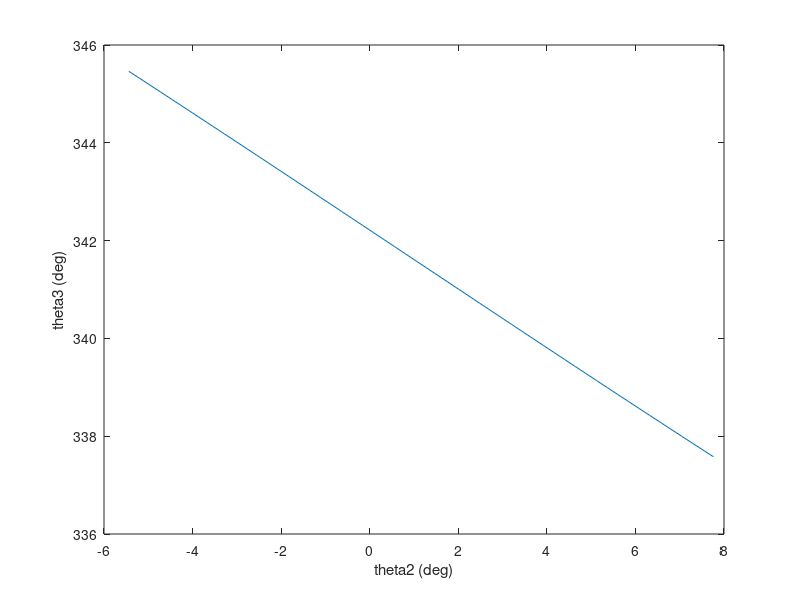
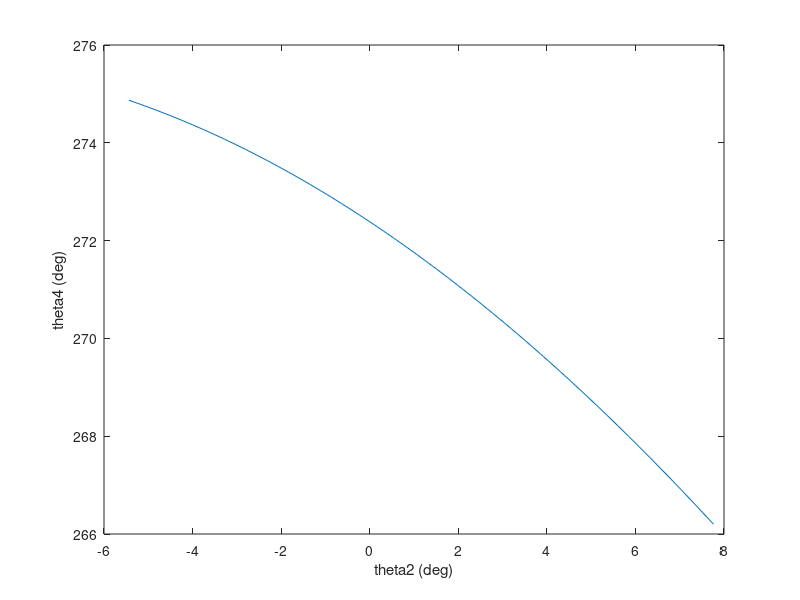
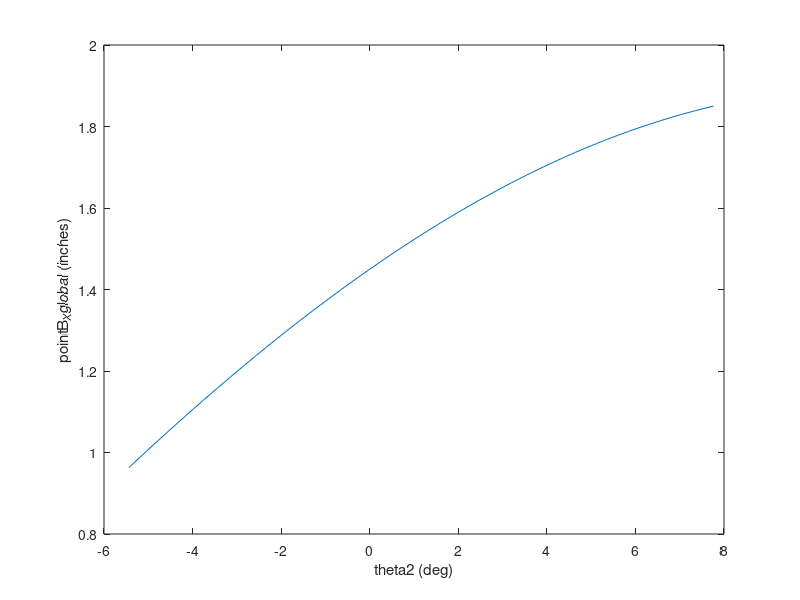
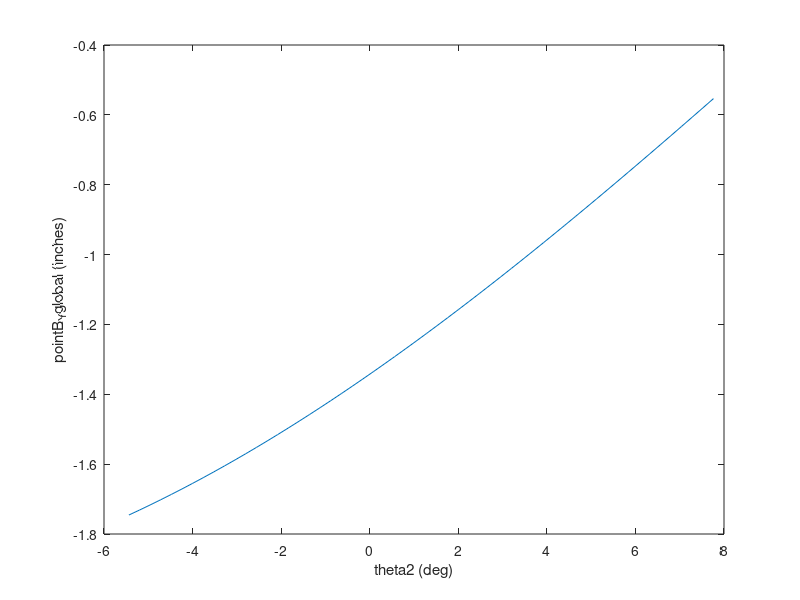

These charts were generated, in order, by the following MATLAB code:
a=4.38; %inches, L2
b=7.74662; % L3
c=2.36828; % L4
d=11.6578; %L1
l2=a;
l3=b;
l4=c;
l1=d;
%theta2=0*pi/180:pi/180:360*pi/180;
theta2global=-56.5663*pi/180:pi/180:-1.2355*pi/180; %  range of theta2 values (need to use offset angle)
delta=-51.12802555*pi/180:.76*pi/180:-9.308388803*pi/180; % increments ensure # of delta values matches # of theta2 values. angle offset O2(grounded top green) and O4(moving bevel gear)
i=1:1:56;
theta2(i)=theta2global(i)-delta(i);
omega2=1;
alpha2=0;
k1=d/a;
k2=d/c;
k3=(a^2-b^2+c^2+d^2)/(2*a*c);
A=cos(theta2)-k1-(k2*cos(theta2))+k3;
B=-2*sin(theta2);
C=k1-((k2+1)*cos(theta2))+k3;
theta4=2*atan2(-B+sqrt(B.^2-(4*A.*C)),2*A); %for crossed circuit
%theta4=2*atan2(-B-sqrt(B.^2-(4*A.*C)),2*A); %for open circuit
k4=l1/l3;
k5=(l4^2-l1^2-l2^2-l3^2)/(2*l2*l3);
D=cos(theta2)-k1+(k4*cos(theta2))+k5;
E=-2*sin(theta2);
F=k1+((k4-1)*cos(theta2))+k5;
theta3=2*atan2(-E+sqrt(E.^2-(4*D.*F)),2*D); % for crossed circuit
%theta3=2*atan2(-E-sqrt(E.^2-(4*D.*F)),2*D); % for open circuit
pointB_X=cos(theta2)+cos(theta3);
pointB_Y=sin(theta2)+sin(theta3);

pointO4_Xglobal=d*cos(-delta);
pointO4_Yglobal=d*sin(-delta);
%global XY frame (shift by delta(i))
pointB_Xglobal=cos(theta2+(delta))+cos(theta3+(delta));
pointB_Yglobal=sin(theta2+(delta))+sin(theta3+(delta));

%bevel angle(global) calculation
theta4global=atan2(pointB_Yglobal-pointO4_Yglobal,pointB_Xglobal-pointO4_Xglobal);


%Input gripper left gear angular position given bevel angular position
Griptheta2=theta4global+(150.3709*(pi/180));
%put in all gripper motion stuff into this file so it has the input theta2
%motion of green bar giving the gripper opening width and global X and
%global Y position of the gripper relative to the initial green bar coord
%system (this gives global height and X location of gripper for pickup of
%item, plot gripper stuff vs initial green bar theta2global

%Switch to program "B4BartoGripperLeft1.m" for connection between initial
%B4Bar theta2global angle to Gripper thetas and openings


theta2=theta2*180/pi;
theta2global=theta2global*180/pi;
theta3=theta3*180/pi;
theta4=theta4*180/pi;
theta4global=theta4global*180/pi
Griptheta2=Griptheta2*180/pi;
figure(1)
plot(theta2,theta3)
xlabel('theta2 (deg)')
ylabel('theta3 (deg)')
figure(2)
plot(theta2,theta4)
xlabel('theta2 (deg)')
ylabel('theta4 (deg)')
% figure(3)
% plot(theta2,pointB_X)
% xlabel('theta2 (deg)')
% ylabel('pointB_X, gripper X position (inches)')
% figure(4)
% plot(theta2,pointB_Y)
% xlabel('theta2 (deg)')
% ylabel('pointB_Y, gripper Y position (inches)')
figure(5)
plot(theta2,pointB_Xglobal)
xlabel('theta2 (deg)')
ylabel('pointB_Xglobal (inches)')
figure(6)
plot(theta2,pointB_Yglobal)
xlabel('theta2 (deg)')
ylabel('pointB_Yglobal (inches)')
figure(7)
plot(theta2,theta4global)
xlabel('theta2 (deg)')
ylabel('theta4global (deg)')

figure(8)
plot(theta2global,theta4global)
xlabel('theta2global (deg)')
ylabel('theta4global (deg)')

% figure(7)
% plot(theta2,gripperopeningwidth)
% xlabel('theta2 (deg)')
% ylabel('gripper opening width (inches)')
figure(9)
plot(theta2global,Griptheta2)
xlabel('theta2global (deg)')
ylabel('Griptheta2 (deg)')

theta2=theta2*pi/180;
theta2global=theta2global*pi/180;
theta3=theta3*pi/180;
theta4=theta4*pi/180;
theta4global=theta4global*pi/180;
Griptheta2=Griptheta2*pi/180;

% Velocity analysis,  did for GriperLeft1
omega3=(a.*omega2./b).*(sin(theta4-theta2))./(sin(theta3-theta4));
omega4=(a.*omega2./c).*(sin(theta2-theta3))./(sin(theta4-theta3));

%Velocity plots
% theta2=theta2*180/pi;
% figure(5)
% plot(theta2,omega3)
% xlabel('theta2 (deg)')
% ylabel('omega3 (rad/s)')
% figure(6)
% plot(theta2,omega4)
% xlabel('theta2 (deg)')
% ylabel('omega4 (rad/s)')
% theta2=theta2*pi/180;

% Acceleration analysis
accA=c*sin(theta4);
accB=b*sin(theta3);
accD=c*cos(theta4);
accE=b*cos(theta3);
accC=a.*alpha2.*sin(theta2)+a.*omega2.^2.*cos(theta2)+b.*omega3.^2.*cos(theta3)-c.*omega4.^2.*cos(theta4);
accF=a.*alpha2.*cos(theta2)-a.*omega2.^2.*sin(theta2)-b.*omega3.^2.*sin(theta3)+c.*omega4.^2.*sin(theta4);
alpha3=(accC.*accD-accA.*accF)./(accA.*accE-accB.*accD);
alpha4=(accC.*accE-accB.*accF)./(accA.*accE-accB.*accD);

% Acceleration plots
% theta2=theta2*180/pi;
% figure(7)
% plot(theta2,alpha3)
% xlabel('theta2 (deg)')
% ylabel('alpha3 (rad/s^2)')
% figure(8)
% plot(theta2,alpha4)
% xlabel('theta2 (deg)')
% ylabel('alpha4 (rad/s^2)')
% theta2=theta2*pi/180;
